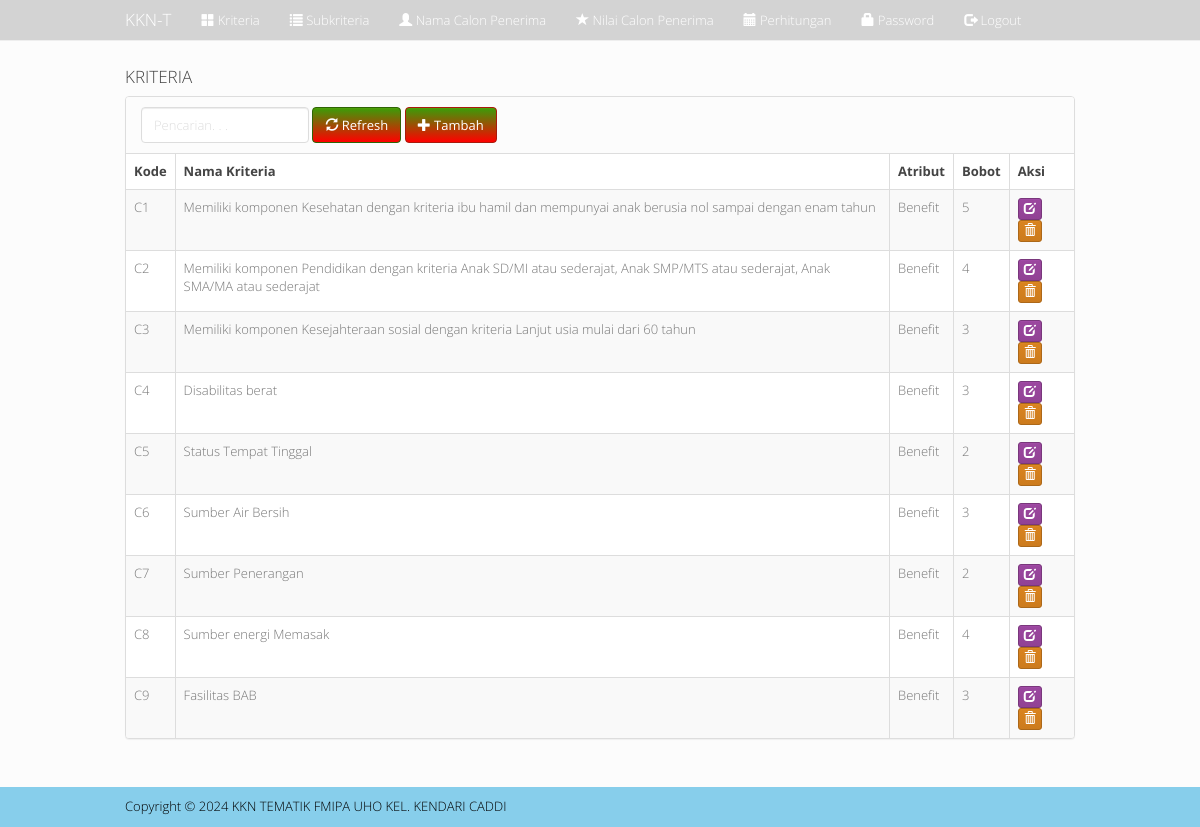
Page /index.php?m=kriteria (signed in) on the committed database.
### tables this page shows
CREATE TABLE IF NOT EXISTS `tb_kriteria` (
  `kode_kriteria` varchar(16) NOT NULL,
  `nama_kriteria` varchar(256) DEFAULT NULL,
  `atribut` varchar(16) DEFAULT NULL,
  `bobot` double DEFAULT NULL
);

### config.php (called while the page is built, shortened)
<?php
    $config["server"]='localhost';
    $config["username"]='root';
    $config["password"]='';
    $config["database_name"]='db_spk';
    include'includes/ez_sql_core.php';
    include'includes/ez_sql_mysqli.php';
    $db = new ezSQL_mysqli($config[username], $config[password], $config[database_name], $config[server]);
    include'includes/general.php';
    $mod = $_GET[m];
?>

### includes/ez_sql_core.php (called while the page is built, shortened)
<?php
	class ezSQLcore
	{
		var $timers           = array();
		function get_host_port( $host, $default = false )
		{
			$port = $default;
			return array( $host, $port );
		}
		function flush()
		{
			$this->last_result = array();
		}
		function get_results($query=null, $output = OBJECT)
		{
			if ( $query )
			{
				$this->query($query);
			}
			if ( $output == OBJECT )
			{
				return $this->last_result;
			}
		}
		function timer_get_cur()
		{
			list($usec, $sec) = explode(" ",microtime());
			return ((float)$usec + (float)$sec);
		}
		function timer_start($timer_name)
		{
			$this->timers[$timer_name] = $this->timer_get_cur();
		}
		function timer_elapsed($timer_name)
		{
			return round($this->timer_get_cur() - $this->timers[$timer_name],2);
		}
	}

### includes/general.php (called while the page is built, shortened)
<?php
function esc_field($str){
    if (!get_magic_quotes_gpc())
        return addslashes($str);
    else
        return $str;
}

### includes/ez_sql_mysqli.php (called while the page is built, shortened)
<?php
	$ezsql_mysqli_str = array
	(
		1 => 'Require $dbuser and $dbpassword to connect to a database server',
		2 => 'Error establishing mySQLi database connection. Correct user/password? Correct hostname? Database server running?',
		3 => 'Require $dbname to select a database',
		4 => 'mySQLi database connection is not active',
		5 => 'Unexpected error while trying to select database'
	);
	class ezSQL_mysqli extends ezSQLcore
	{
		function connect($dbuser='', $dbpassword='', $dbhost='localhost', $dbport=false)
		{
			global $ezsql_mysqli_str; $return_val = false;
			if ( ! $dbuser )
			{
				$this->register_error($ezsql_mysqli_str[1].' in '.__FILE__.' on line '.__LINE__);
				$this->show_errors ? trigger_error($ezsql_mysqli_str[1],E_USER_WARNING) : null;
			}
			else
			{
				$this->dbh = new mysqli($dbhost,$dbuser,$dbpassword, '', $dbport);
				if( $this->dbh->connect_errno )
				{
					$this->register_error($ezsql_mysqli_str[2].' in '.__FILE__.' on line '.__LINE__);
					$this->show_errors ? trigger_error($ezsql_mysqli_str[2],E_USER_WARNING) : null;
				}
				else
				{
					$return_val = true;
				}
			}
			return $return_val;
		}
		function query($query)
		{
			$return_val = 0;
			$query = trim($query);
			$this->result = @$this->dbh->query($query);
			if ( preg_match("/^(insert|delete|update|replace|truncate|drop|create|alter|begin|commit|rollback|set|lock|unlock|call)/i",$query) )
			{
				$is_insert = true;
				$this->rows_affected = @$this->dbh->affected_rows;
				if ( preg_match("/^(insert|replace)\s+/i",$query) )
				{
					$this->insert_id = @$this->dbh->insert_id;
				}
				$return_val = $this->rows_affected;
			}
			else
			{
				$is_insert = false;
				$i=0;
				$num_rows=0;
				while ( $row = @$this->result->fetch_object() )
				{
					$num_rows++;
				}
				$this->num_rows = $num_rows;
				$return_val = $this->num_rows;
			}
			return $return_val;
		}
	}

### kriteria.php (the view, shortened to what this page needs)
 <h4 class="page-head-line">KRITERIA</h4>
<div class="panel panel-default">
    <div class="panel-heading">
        <form class="form-inline">
            <div class="form-group">
                <input class="form-control" type="text" placeholder="Pencarian. . ." name="q" value="<?=$_GET['q']?>" />
            </div>
            <div class="form-group">
                <button class="btn btn-success" style="background-image:linear-gradient(#4da309, #469408 6%, #ff0000);"><span class="glyphicon glyphicon-refresh"></span> Refresh</a>
            </div>
            <div class="form-group">
                <a class="btn btn-primary" href="?m=kriteria_tambah" style="background-image:linear-gradient(#4da309, #469408 6%, #ff0000);"><span class="glyphicon glyphicon-plus"></span> Tambah</a>
            </div>
        </form>
    </div>
    <table class="table table-bordered table-hover table-striped">
    <thead>
        <tr>
            <th>Kode</th>
            <th>Nama Kriteria</th>
            <th>Atribut</th>
            <th>Bobot</th>
            <th>Aksi</th>
        </tr>
    </thead>
    <?php
    $q = esc_field($_GET['q']);
    $rows = $db->get_results("SELECT * FROM tb_kriteria WHERE nama_kriteria LIKE '%$q%' ORDER BY kode_kriteria");
    foreach($rows as $row):?>
    <tr>
        <td><?=$row->kode_kriteria ?></td>
        <td><?=$row->nama_kriteria?></td>
        <td><?=$row->atribut?></td>
        <td><?=$row->bobot?></td>
        <td>
            <a class="btn btn-xs btn-warning" href="?m=kriteria_ubah&ID=<?=$row->kode_kriteria?>"><span class="glyphicon glyphicon-edit"></span></a>
            <a class="btn btn-xs btn-danger" href="aksi.php?act=kriteria_hapus&ID=<?=$row->kode_kriteria?>" onclick="return confirm('Hapus data?')"><span class="glyphicon glyphicon-trash"></span></a>
        </td>
    </tr>
    <?php endforeach;
    ?>
    </table>
</div>

### index.php (shortened to what this page needs)
<?php
include 'functions.php';
?>
<!DOCTYPE html>
<html lang="en">
<head>
  <link href="assets/css/bootstrap.min.css" rel="stylesheet" />
  <link href="assets/css/general.css" rel="stylesheet" />
</head>
<body>
<nav class="navbar navbar-default navbar-static-top" style="background-color: #D3D3D3;">
    <div class="container">
      <div class="navbar-header">
        <a class="navbar-brand" href="?" style="color:white;">KKN-T</a>
      </div>
      <div id="navbar" class="navbar-collapse collapse">
        <ul class="nav navbar-nav" style="color:#007bff !important;">
           <li><a href="?m=kriteria" style="color:white"><span class="glyphicon glyphicon-th-large"></span> Kriteria</a></li>
           <li><a href="?m=subkriteria" style="color:white"><span class="glyphicon glyphicon-list"></span> Subkriteria</a></li>
           <li><a href="?m=alternatif" style="color:white"><span class="glyphicon glyphicon-user"></span> Nama Calon Penerima</a></li>
           <li><a href="?m=rel_alternatif" style="color:white"><span class="glyphicon glyphicon-star"></span> Nilai Calon Penerima</a></li>
           <li><a href="?m=hitung" style="color:white"><span class="glyphicon glyphicon-calendar"></span> Perhitungan</a></li>
           <li><a href="?m=password" style="color:white"><span class="glyphicon glyphicon-lock"></span> Password</a></li>
           <li><a href="aksi.php?act=logout" style="color:white"><span class="glyphicon glyphicon-log-out" ></span> Logout</a></li>
        </ul>
      </div>
    </div>
  </nav>
  <div class="container">
    <?php
    if (file_exists($mod . '.php'))
      include $mod . '.php';
    else
      include 'home.php';
    ?>
  </div>
  <footer class="footer bg-primary" style="background-color: #87CEEB; color:black">
    <div class="container">
      <div class="row">
        <div class="col-md-6">
          <p>Copyright &copy; <?= date('Y') ?> KKN TEMATIK FMIPA UHO KEL. KENDARI CADDI </p>
        </div>
        <div class="col-md-6">
        </div>
      </div>
    </div>
  </footer>
</body>
</html>

### assets/css/general.css (style rules this page uses)
html { position: relative; min-height: 100%; }
body { margin-bottom: 70px; }
.footer { position: absolute; bottom: 0; width: 100%; height: 40px; }
.footer .container p { margin: 10px 0; }
.container, .container-fluid { max-width: 980px; }

### rows in the picture
tb_kriteria: kode_kriteria "C1", nama_kriteria "Memiliki komponen Kesehatan dengan kriteria ibu hamil dan mempunyai anak berusia nol sampai dengan enam tahun", atribut "Benefit", bobot "5"
tb_kriteria: kode_kriteria "C2", nama_kriteria "Memiliki komponen Pendidikan dengan kriteria Anak SD/MI atau sederajat, Anak SMP/MTS atau sederajat, Anak SMA/MA atau sederajat", atribut "Benefit", bobot "4"
tb_kriteria: kode_kriteria "C3", nama_kriteria "Memiliki komponen Kesejahteraan sosial dengan kriteria Lanjut usia mulai dari 60 tahun", atribut "Benefit", bobot "3"
tb_kriteria: kode_kriteria "C4", nama_kriteria "Disabilitas berat", atribut "Benefit", bobot "3"
tb_kriteria: kode_kriteria "C5", nama_kriteria "Status Tempat Tinggal", atribut "Benefit", bobot "2"
tb_kriteria: kode_kriteria "C6", nama_kriteria "Sumber Air Bersih", atribut "Benefit", bobot "3"
tb_kriteria: kode_kriteria "C7", nama_kriteria "Sumber Penerangan", atribut "Benefit", bobot "2"
tb_kriteria: kode_kriteria "C8", nama_kriteria "Sumber energi Memasak", atribut "Benefit", bobot "4"
tb_kriteria: kode_kriteria "C9", nama_kriteria "Fasilitas BAB", atribut "Benefit", bobot "3"
